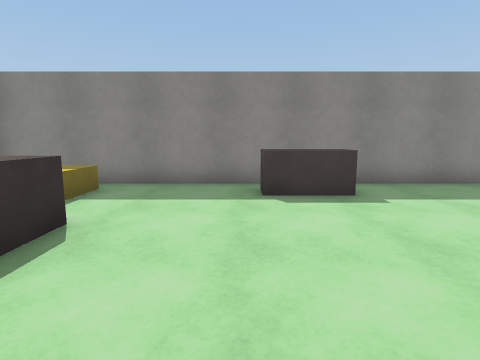
View 1 (above)

23 first-person views from a walk through a 3-D level made in the Unity game engine. The camera is 1.2 m above the floor, tilts 8° down and sees 80° across. The floor is counted in squares, 1 m on a side. Each view is taken from the middle of a square. On the plan, view 1 faces up. The plan holds only what a view shows up to about 13 squares ahead; the rest is blank. The place goes on beyond the plan. Surface patterns are stand-ins for the level's own textures.

View 2
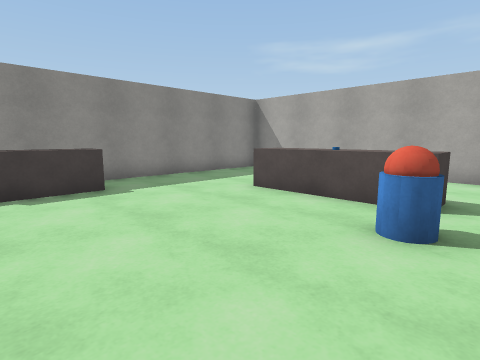

View 3
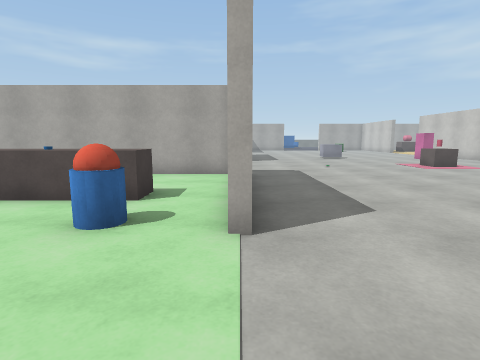

View 4
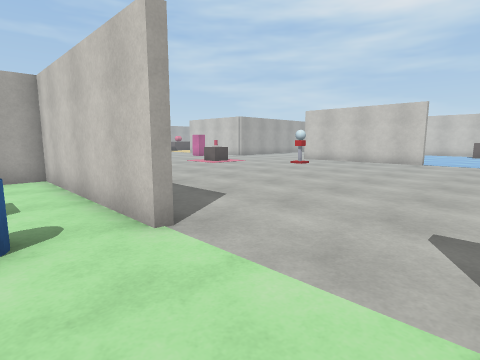

View 5
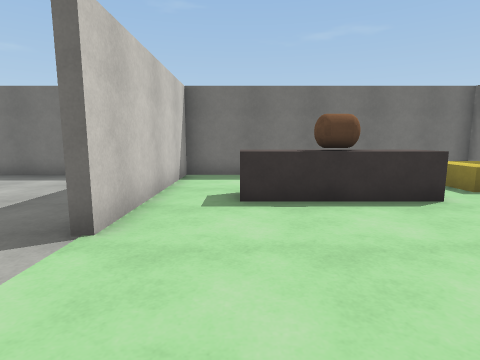

View 6
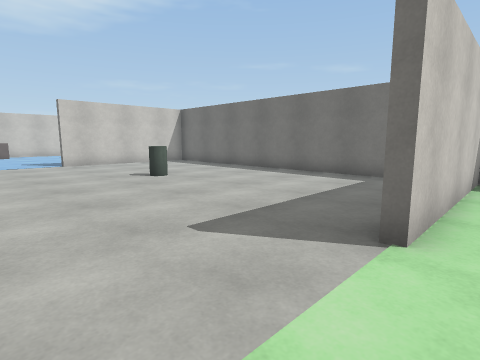

View 7
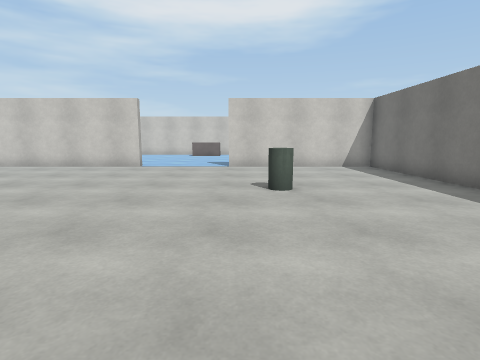

View 8
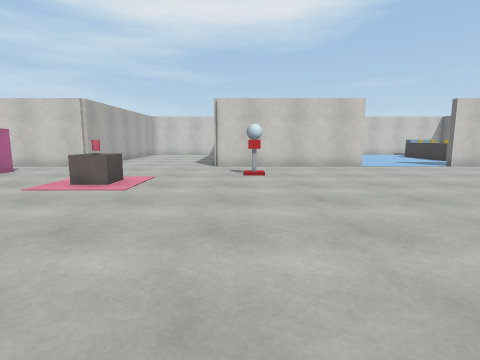

View 9
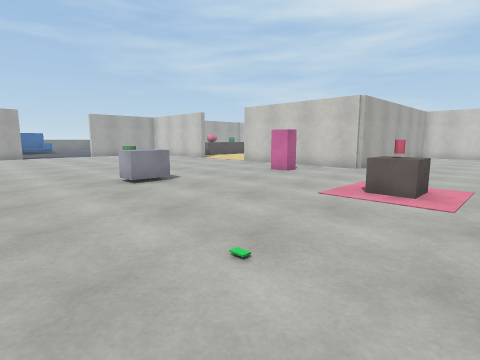

View 10
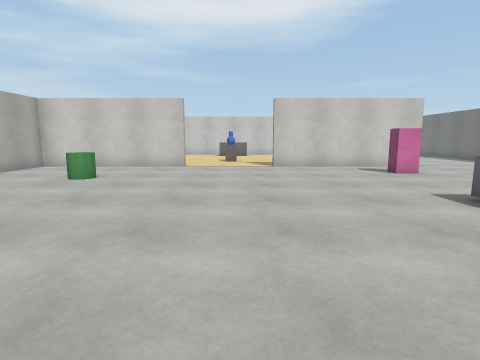

View 11
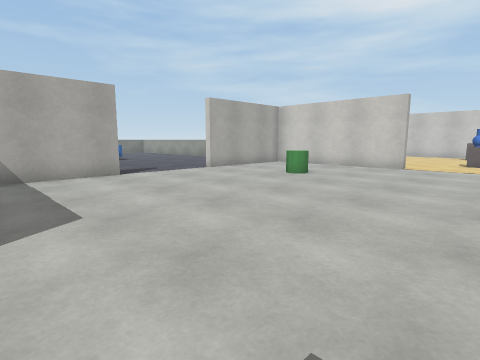

View 12
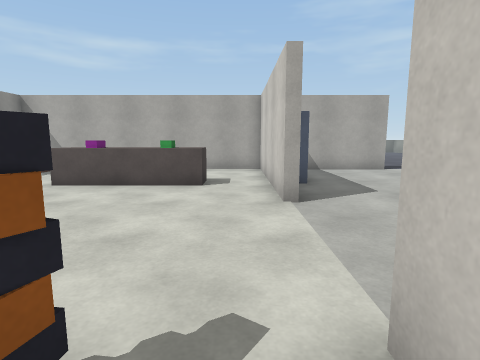

View 13
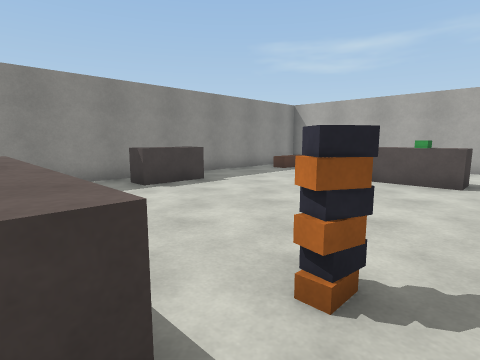

View 14
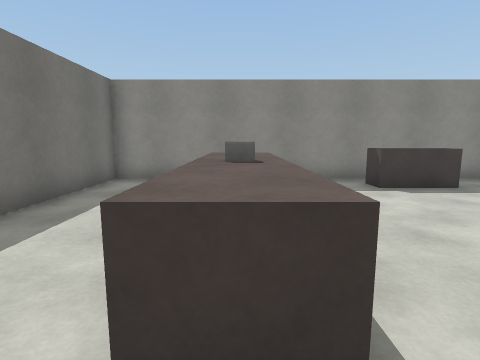

View 15
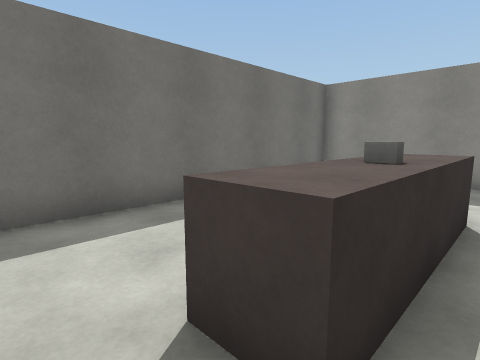

View 16
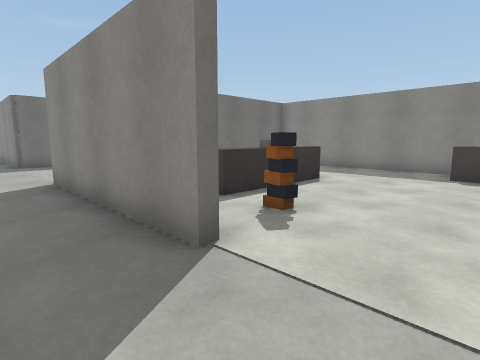

View 17
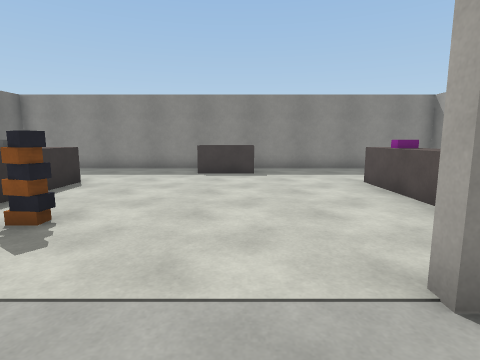

View 18
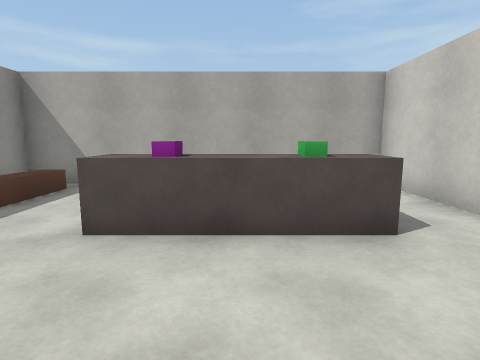

View 19
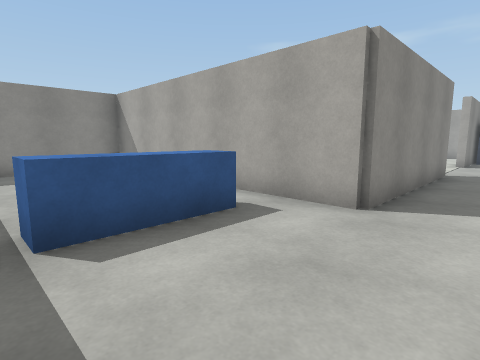

View 20
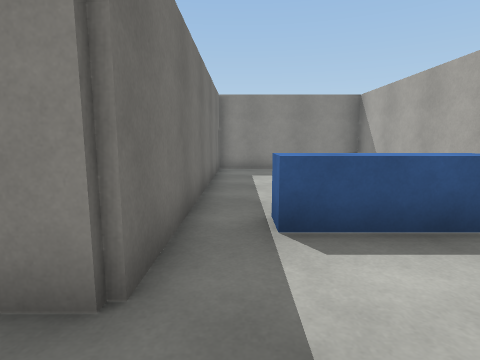

View 21
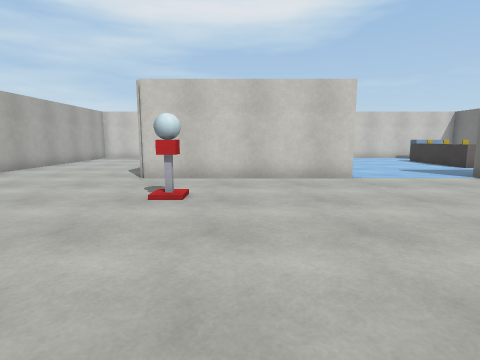

View 22
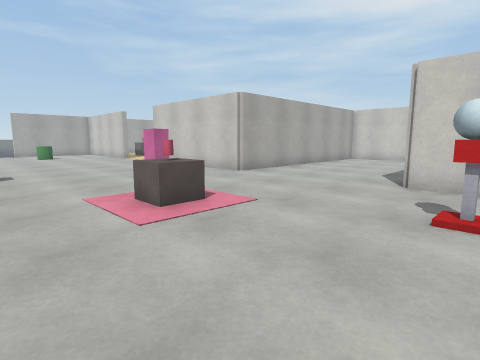

View 23
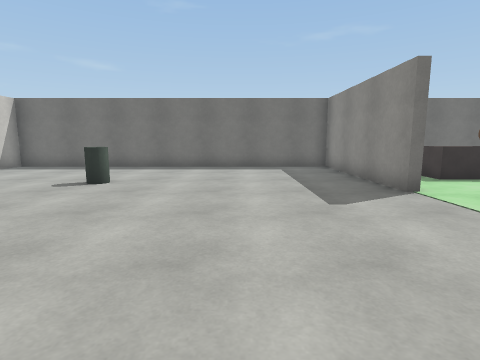

### Floor plan
Points are (right, up) in squares from view 1. A wall is a line through its corners. A room is listed if a view was taken in it or the views show most of it. See-through windows are left out.
Room 1 (views 1, 2, 3, 4, 5, 6, 7, 8, 9, 10, 11, 12, 13, 14, 15, 16, 17, 18, 19, 20, 21, 22, 23)
walls: (21.9, -1.9) (22.5, -1.9) (22.5, -2.1) (15.9, -2.1) (15.9, 7.8) (10.2, 7.8) (10.2, -2.1) (8.2, -2.1); (3.5, -2.2) (3.5, -1.9) (9.9, -1.9) (9.9, 7.8) (-6.9, 7.8) (-6.9, -1.9) (-0.5, -1.9) (-0.5, -2.1) (-6.9, -2.1) (-6.9, -15.9) (-0.5, -15.9) (-0.5, -16.2); (3.4, -15.9) (10.2, -15.9); (15.9, -20.2) (15.9, -15.9) (22.5, -15.9); (27.8, -2.1) (26.5, -2.1) (26.5, -1.9) (32.8, -1.9) (32.8, 7.8) (16.2, 7.8) (16.2, -0.8); (26.5, -16.2) (26.5, -15.9) (32.8, -15.9) (32.8, -13.5); (32.8, -7.1) (32.8, -3.8); (32.8, -11.9) (32.8, -11) (33.2, -11)
low walls: (14.5, -0.4) (11.5, -0.4) (11.5, 0.5); (6.5, 0) (5.5, 0) (5.5, 0.4); (5.5, 0.6) (5.5, 1.5); (20.5, 1.5) (20.5, 0) (19.5, 0); (5.5, 2.4) (5.5, 4); (20.5, 4.1) (20.5, 2.4); (28.5, 1.4) (28.5, 2.5); (29.5, 0) (28.5, 0) (28.5, 0.6); (28.5, 3.4) (28.5, 4); (-2.5, 4.1) (-2.5, 0) (-3.5, 0); (-2.5, -19) (-2.5, -20.1)
objects: other object (-5, 6) to (-4, 7); other object (-3, 2); other object (-2, -10); other object (1, 6) to (2, 7); other object (4, 0); other object (6, 2); other object (8, -13) to (9, -13); other object (13, -11); other object (14, -11); other object (18, -14) to (18, -13); other object (19, -8); other object (20, 2); other object (21, 0); other object (22, 0); other object (23, 0); other object (24, -19) to (25, -19); other object (24, 6) to (25, 7); other object (29, -12); other object (29, -3) to (31, -3); other object (29, 1); other object (29, 3)

Where each view was taken, in squares from view 1:
view 1: 0 up, 0 right, facing up
view 2: 1 down, 0 right, facing up-right
view 3: 2 down, 0 right, facing right
view 4: 0 up, 0 right, facing down-right
view 5: 0 up, 3 right, facing left
view 6: 1 down, 3 right, facing down-left
view 7: 3 down, 1 left, facing down
view 8: 3 down, 9 right, facing down
view 9: 4 down, 11 right, facing down-right
view 10: 3 down, 24 right, facing down
view 11: 3 down, 23 right, facing down-right
view 12: 1 down, 21 right, facing right
view 13: 1 down, 20 right, facing up-right
view 14: 1 down, 20 right, facing up
view 15: 1 down, 21 right, facing up-left
view 16: 4 down, 25 right, facing up-left
view 17: 4 down, 25 right, facing up
view 18: 2 up, 25 right, facing right
view 19: 4 down, 11 right, facing up-right
view 20: 4 down, 11 right, facing up
view 21: 7 down, 7 right, facing down
view 22: 8 down, 8 right, facing down-right
view 23: 6 down, 6 right, facing left
